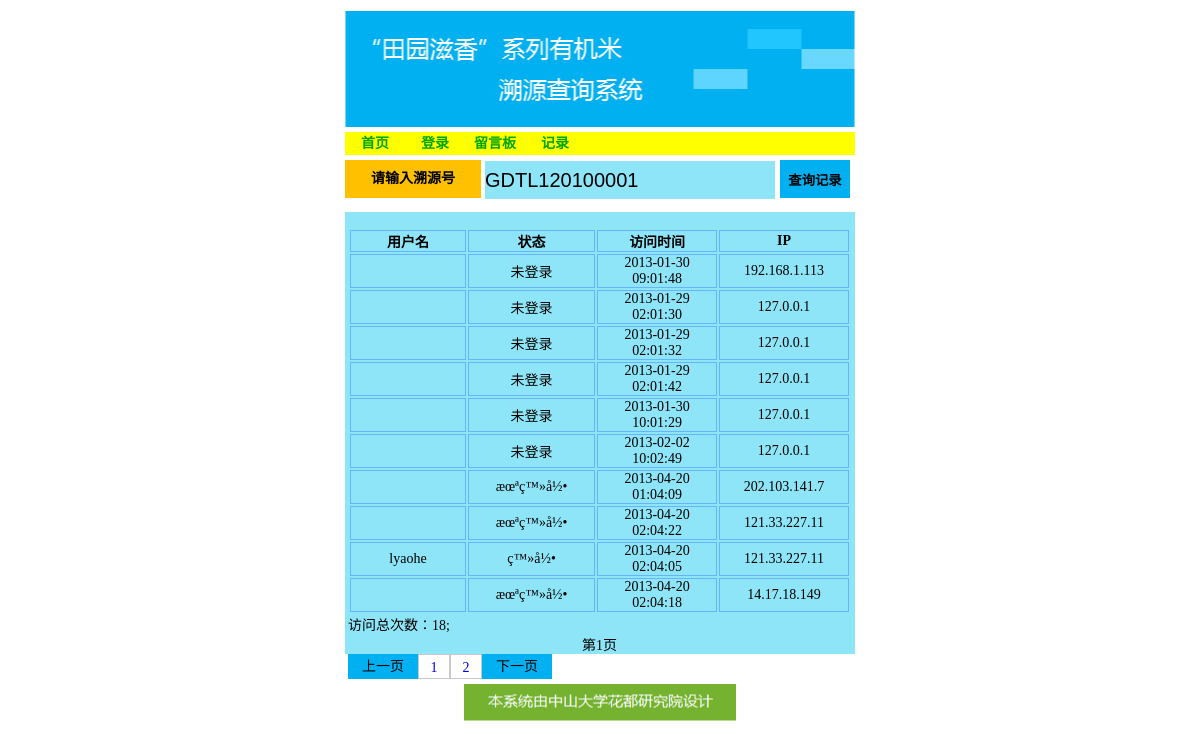
Page /bg_detilrecord.php?product_number=GDTL120100001&page=0 on the committed database.
### tables this page shows
CREATE TABLE `record` (
  `id` int(100) NOT NULL auto_increment,
  `state` varchar(30) NOT NULL,
  `product_number` varchar(100) NOT NULL,
  `date` varchar(30) NOT NULL,
  `name` varchar(150) default NULL,
  `ip` varchar(30) NOT NULL,
  PRIMARY KEY  (`id`)
);

### bg_detilrecord.php (the view, shortened to what this page needs)
<!DOCTYPE html>
<html>
<head>
	<link href="css/bg_detilrecord.css" type="text/css" rel="stylesheet" />
</head>
<body>
	<div id="all">
		<div id="head"><a href="index.php">"田园滋香"系列有机米溯源查询系统</a></div>
		<div id="menu">
			<ul>
				<li><a href="index.php"><b>首页</b></a></li>
				<li><a href="in.php"><b>登录</b></a></li>
				<li><a href="message_board.php?page=0"><b>留言板</b></a></li>
				<li><a href='bg_viewrecord.php?page=0'><b>记录</b></a></li>
			</ul>
		</div>
		<?php
				if(!empty($_GET['product_number'])){
				$check_num=$_GET['product_number'];
				$b=1;
				}else{
					$check_num="";
					$b=0;
				}
		?>
		<div id="check">
			<form action="bg_detilrecord.php" method="get" >
				<span id="check_title">请输入溯源号</span>
				<input id="text" type="text" name="product_number" value="<?php if($b) echo $check_num;?>"/>
				<input id="submit" type="submit" name="submit" value="查询记录" />
			</form>
		</div>
		<div id="info">
			<div id="p">
				<br/>
				<?php
							$num=0;
							$page = $_GET['page'];
							$check_num = $_GET['product_number'];
							$pages=0;
							$sql="select * from record where product_number='$check_num'";
							$result = mysql_query($sql);
							while($rs =mysql_fetch_array($result)){
								$num=$num+1;
								global $pages;
								$pages = $pages+1;
							}
							$pages = ($pages-1)/10+1;
							$pages = floor($pages);
							$frontpage = $page-10;
							$nextpage = $page+10;
							if($frontpage<0){
								$frontpage=0;
							}
							$sql="select * from record where product_number='$check_num' limit $page,10";
							$result2 = mysql_query($sql);
							echo "<table>";
							echo "<tr>";
							echo "<td id='td_1'><b>用户名</b></td>";
							echo "<td id='td_2'><b>状态</b></td>";
							echo "<td id='td_3'><b>访问时间</b></td>";
							echo "<td id='td_3'><b>IP</b></td>";
							echo "</tr>";
							while($rss =mysql_fetch_array($result2))
								{
								echo "<tr>";
								echo "<td id='td_1'>$rss[4]</td>";
								echo "<td id='td_2'>$rss[1]</td>";
								echo "<td id='td_3'>$rss[3]</td>";
								echo "<td id='td_3'>$rss[5]</td>";
								echo "</tr>";
								}
							echo "</table>";
							echo "访问总次数：$num;";
				?>
				<br/>
				<div align="center">第<?php echo "".($page/10+1);?>页</div>
				<div class="p_1"><a href="bg_detilrecord.php?page=<?php echo $frontpage?>&product_number=<?php echo $check_num?>">上一页</a></div>
					<?php
						$i=1;
						for(;$i<=$pages;$i++){
						$s=($i-1)*10;
						echo "<div class='p_2'><a>";
						echo "<a href='bg_detilrecord.php?page=$s&product_number=$check_num'>$i</a>";
						echo "</a></div>";
						}
					?>
				<div class="p_1"><a href="bg_detilrecord.php?page=<?php echo $nextpage?>&product_number=<?php echo $check_num?>">下一页</a></div>
			</div>
		</div>
		<div id="footer">
		</div>
	</div>
</body>
</html>

### css/bg_detilrecord.css (style rules this page uses)
html { height:100%;border:none; }
body { border:none; padding:0; margin:0; font-size:15px;font-family:΢���ź�; }
div,ul,li,img { padding:0; margin:0; border:none; }
ul { list-style-type:none; }
* { margin:0px; padding:0px; }
#all { width:510px; margin:0 auto; min-height:200px; font-size:14px; font-family:����; }
#head { width:510px; height:117px; background:url("../images/head.png") no-repeat center center; margin-top:10px; }
#head a { width:510px; height:117px; display:block; text-indent:-3000px; }
#menu { margin:5px auto; width:510px; height:23px; background:#ff0; line-height:23px; }
#menu a { color:#00A600; display:block; width:60px; text-decoration:none; text-align:center; }
#menu li { float:left; width:60px; list-style-type:none; }
#info { width:510px; margin-top:14px; background:#8DE5F7; }
#check { width:510px; height:38px; }
#text { border:0px; width:290px; height:38px; background:#8DE5F7; font-size:20px; margin-left:4px; margin-top:1px; line-height:38px; }
#check_title { display:block; width:136px; height:38px; background:#FFC000; font-weight:700; line-height:38px; text-align:center; }
#check_title,#text { float:left; }
#submit { width:70px; height:38px; margin-left:5px; background:#00B0F0; border:0px; font-weight:700; }
#p { width:503px; min-height:10px; margin:0px 3px 0px 3px; }
#p td { width:150px; text-align:center; border:1px solid #66B3FF; }
.p_1 { width:70px; height:25px; line-height:25px; text-align:center; background:#00B0F0; float:left; }
.p_1 a:link,a:visited { color:#000; text-decoration:none; }
.p_2 { width:30px; height:23px; line-height:25px; text-align:center; background:#fff; border:1px solid #c9c9c8; float:left; }
.p_2 a:link,a:visited { text-decoration:none; }
#footer { margin:0 auto; margin-top:30px; width:273px; height:37px; background:url("../images/footer.png") no-repeat center center; text-indent:-3000px; }

### rows in the picture
record: state "未登录", date "2013-01-30 09:01:48", ip "192.168.1.113"
record: state "未登录", date "2013-01-29 02:01:30", ip "127.0.0.1"
record: state "未登录", date "2013-01-29 02:01:32", ip "127.0.0.1"
record: state "未登录", date "2013-01-29 02:01:42", ip "127.0.0.1"
record: state "未登录", date "2013-01-30 10:01:29", ip "127.0.0.1"
record: state "未登录", date "2013-02-02 10:02:49", ip "127.0.0.1"
record: state "æœªç™»å½•", date "2013-04-20 01:04:09", ip "202.103.141.7"
record: state "æœªç™»å½•", date "2013-04-20 02:04:22", ip "121.33.227.11"
record: name "lyaohe", state "ç™»å½•", date "2013-04-20 02:04:05", ip "121.33.227.11"
record: state "æœªç™»å½•", date "2013-04-20 02:04:18", ip "14.17.18.149"

### other values in the picture
$num "18"
$page/10+1 "1"
